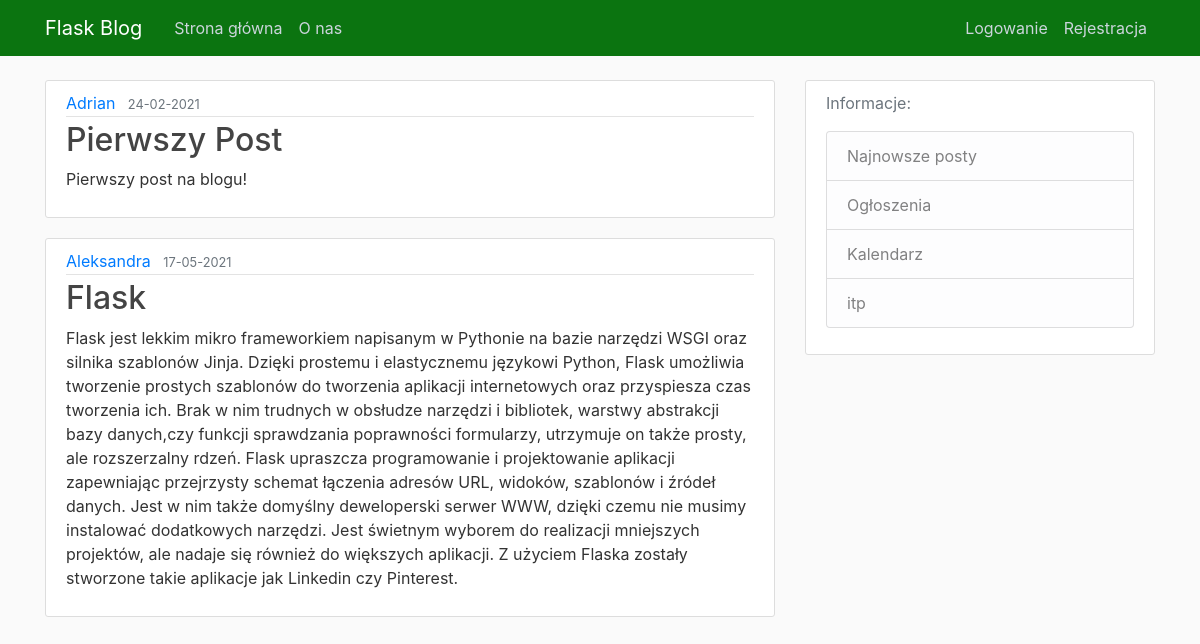
The page /home on the database its author committed.
### blogapp/models.py (models this page shows, shortened)
class Post(db.Model):
    id = db.Column(db.Integer, primary_key=True)
    title = db.Column(db.String(100), nullable=False)
    date_posted = db.Column(db.DateTime, nullable=False, default=datetime.utcnow)
    content = db.Column(db.Text, nullable=False)
    user_id = db.Column(db.Integer, db.ForeignKey('user.id'), nullable=False)

class User(db.Model, UserMixin):
    id = db.Column(db.Integer, primary_key=True)
    username = db.Column(db.String(20), unique=True, nullable=False)
    email = db.Column(db.String(120), unique=True, nullable=False)
    image_file = db.Column(db.String(20), nullable=False, default='default.jpg')
    password = db.Column(db.String(60), nullable=False)
    posts = db.relationship('Post', backref='author', lazy=True)

### blogapp/routes.py (the view)
@app.route('/')
@app.route('/home')
def home():
    posts = Post.query.all()
    return render_template('home.html', posts=posts)

### blogapp/templates/home.html
{% extends "layout.html" %}
{% block content %}
    {% for post in posts %}
        <article class="media content-section">
          <div class="media-body">
            <div class="article-metadata">
              <a class="mr-2" href="#">{{ post.author.username }}</a>
              <small class="text-muted">{{ post.date_posted.strftime('%d-%m-%Y') }}</small>
            </div>
            <h2><a class="article-title" href="{{ url_for('post', post_id=post.id) }}">{{ post.title }}</a></h2>
            <p class="article-content break-word">{{ post.content }}</p>
          </div>
        </article>
    {% endfor %}
{% endblock content %}

### blogapp/static/main.css (style rules this page uses)
body { background: #fafafa; color: #333333; margin-top: 5rem; }
h1, h2, h3, h4, h5, h6 { color: #444444; }
.content-section { background: #ffffff; padding: 10px 20px; border: 1px solid #dddddd; border-radius: 3px; margin-bottom: 20px; white-space: normal !important; word-wrap: break-word; }
.article-title { color: #444444; }
.article-content { white-space: normal !important; word-wrap: break-word; }
.article-metadata { padding-bottom: 1px; margin-bottom: 4px; border-bottom: 1px solid #e3e3e3 }
.break-word { white-space: normal !important; word-wrap: break-word; }

### rows shown on the page
Post: author.username "Adrian", date_posted "24-02-2021", title "Pierwszy Post", content "Pierwszy post na blogu!"
Post: author.username "Aleksandra", date_posted "17-05-2021", title "Flask", content "Flask jest lekkim mikro frameworkiem napisanym w Pythonie na bazie narzędzi WSGI oraz silnika szablonów Jinja. Dzięki prostemu i elastycznemu językowi Python, Flask umożliwia tworzenie prostych szablonów do tworzenia aplikacji internetowych oraz przyspiesza czas tworzenia ich. Brak w nim trudnych w obsłudze narzędzi i bibliotek, warstwy abstrakcji bazy danych,czy funkcji sprawdzania poprawności formularzy, utrzymuje on także prosty, ale rozszerzalny rdzeń. Flask upraszcza programowanie i projektowanie aplikacji zapewniając przejrzysty schemat łączenia adresów URL, widoków, szablonów i źródeł danych. Jest w nim także domyślny deweloperski serwer WWW, dzięki czemu nie musimy instalować…"
